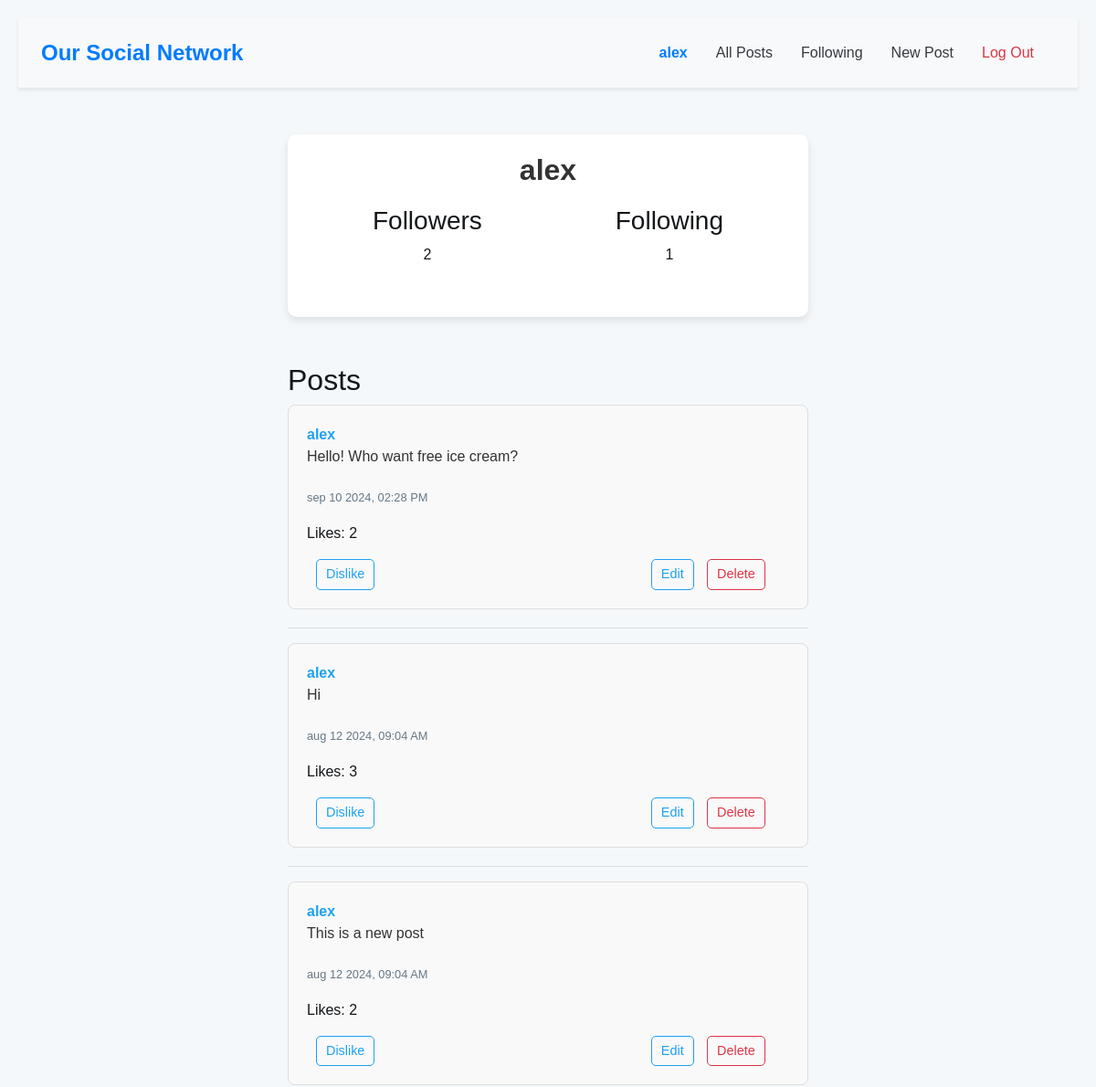
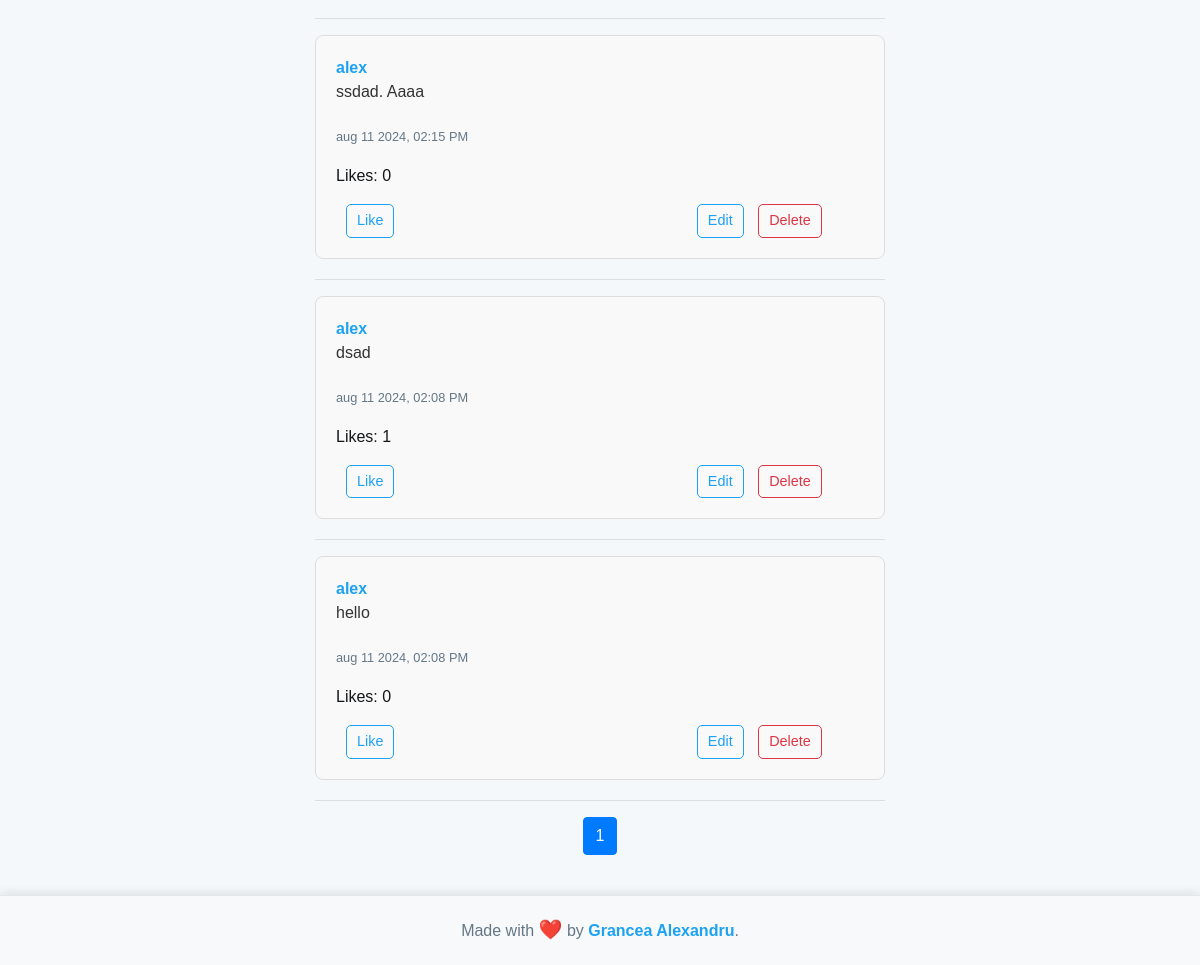
The page /profile/alex (signed in) on the database its author committed (2 pictures, top to bottom).
### network/models.py (models this page shows, shortened)
class User(AbstractUser):
    followers = models.ManyToManyField("self", blank=True, symmetrical=False, related_name="following")

class Post(models.Model):
    user = models.ForeignKey(User, on_delete=models.CASCADE, related_name="posts")
    content = models.TextField(blank=True)
    timestamp = models.DateTimeField(auto_now_add=True)
    likes = models.ManyToManyField(User, related_name="liked_posts")

### network/views.py (the view)
# urls.py: path("profile/<str:username>", views.profile, name="profile"),
def profile(request, username):
    profile_user = User.objects.get(username=username)
    posts = Post.objects.filter(user=profile_user).order_by('-timestamp')
    paginator = Paginator(posts, 10)
    page_number = request.GET.get('page')
    page_obj = paginator.get_page(page_number)
    return render(request, 'network/profile.html', {
        "profile_user": profile_user,
        'page_obj': page_obj,
        "actual_user": request.user
    })

### network/templates/network/profile.html (shortened to what this page needs)
{% extends "network/layout.html" %}
{% block body %}
    <div class="profile-container">
        <div class="profile-header">
            <h2 class="profile-username">{{ profile_user.username }}</h2>
            <div class="profile-stats">
                <div class="profile-stat">
                    <h3>Followers</h3>
                    <p>{{ profile_user.followers.count }}</p>
                </div>
                <div class="profile-stat">
                    <h3>Following</h3>
                    <p>{{ profile_user.following.count }}</p>
                </div>
            </div>
        </div>
    </div>
    <h2>Posts</h2>
    {% for post in page_obj %}
        <div class="post" id="post-{{ post.id }}">
            <a href="{% url 'profile' post.user.username %}">{{ post.user }}</a>
            <p class="post-content">{{ post.content }}</p>
            <p><small>{{ post.timestamp|date:"b d Y, h:i A" }}</small></p>
            <p class="likes-count">Likes: {{ post.likes.count }}</p>
            {% if request.user in post.likes.all %}
                <button class="btn btn-sm btn-outline-primary like-btn" data-post-id="{{ post.id }}">Dislike</button>
            {% else %}
                <button class="btn btn-sm btn-outline-primary like-btn" data-post-id="{{ post.id }}">Like</button>
            {% endif %}
                {% if post.user == request.user %}
                    <button class="btn btn-sm btn-outline-primary edit-btn" data-post-id="{{ post.id }}"> Edit </button>
                    <button class="btn btn-sm btn-outline-danger delete-btn" data-post-id="{{ post.id }}"> Delete </button>
                {% endif %}
        </div>
        <hr>
    {% endfor %}
    <nav aria-label="Page navigation">
        <ul class="pagination justify-content-center">
            {% for num in page_obj.paginator.page_range %}
                <li class="page-item {% if page_obj.number == num %}active{% endif %}">
                    <a class="page-link" href="?page={{ num }}">{{ num }}</a>
                </li>
            {% endfor %}
        </ul>
    </nav>
{% endblock %}

### network/templates/network/layout.html (shortened to what this page needs)
{% load static %}
<!DOCTYPE html>
<html lang="en">
    <head>
        <link rel="stylesheet" href="https://stackpath.bootstrapcdn.com/bootstrap/4.4.1/css/bootstrap.min.css">
        <link href="{% static 'network/styles.css' %}" rel="stylesheet">
    </head>
    <body>
        <div class="main-content">
            <nav class="navbar navbar-expand-lg navbar-light bg-light shadow-sm">
                <div class="container">
                    <a class="navbar-brand font-weight-bold text-primary" href="#">Our Social Network</a>
                    <div class="collapse navbar-collapse" id="navbarNav">
                        <ul class="navbar-nav ml-auto">
                            {% if user.is_authenticated %}
                                <li class="nav-item">
                                    <a class="nav-link font-weight-bold text-primary" href="{% url 'profile' user.username %}">{{ user.username }}</a>
                                </li>
                            {% endif %}
                            <li class="nav-item">
                                <a class="nav-link text-dark" href="{% url 'index' %}">All Posts</a>
                            </li>
                            {% if user.is_authenticated %}
                                <li class="nav-item">
                                    <a class="nav-link text-dark" href="{% url 'following' %}">Following</a>
                                </li>
                                <li class="nav-item">
                                    <a class="nav-link text-dark" href="{% url 'new_post' %}">New Post</a>
                                </li>
                                <li class="nav-item">
                                    <a class="nav-link text-danger" href="{% url 'logout' %}">Log Out</a>
                                </li>
                            {% endif %}
                        </ul>
                    </div>
                </div>
            </nav>
            <div class="body">
                {% block body %}
                {% endblock %}
            </div>
        </div>
        <footer class="footer">
            Made with <span class="heart">❤️</span> by <a href="#">Grancea Alexandru</a>.
        </footer>
    </body>
</html>

### network/static/network/styles.css (style rules this page uses)
body { font-family: 'Arial', sans-serif; background-color: #f5f8fa; color: #14171a; margin: 0; padding: 0; }
html, body { height: 100%; margin: 0; display: flex; flex-direction: column; }
.main-content { flex: 1; padding: 20px; }
.navbar { background-color: #f8f9fa !important; padding: 15px 0; border-bottom: 1px solid #e1e8ed; }
.navbar-brand { font-size: 1.5rem; font-weight: bold; color: #007bff !important; }
.nav-item { margin-right: 15px; }
.nav-link { font-size: 1rem; color: #343a40 !important; }
.nav-link.text-danger { color: #dc3545 !important; }
.navbar .nav-link.font-weight-bold { color: #007bff !important; }
.body { max-width: 600px; margin: 20px auto; padding: 0 15px; }
.post { background-color: #ffffff; border: 1px solid #e1e8ed; border-radius: 8px; padding: 15px; margin-bottom: 15px; }
.post a { color: #1da1f2; font-weight: bold; text-decoration: none; }
.post p { font-size: 1rem; line-height: 1.5; }
.post small { color: #657786; }
a { color: #1da1f2; }
.footer { text-align: center; padding: 20px; background-color: #f7f9fa; border-top: 1px solid #e1e8ed; font-family: 'Arial', sans-serif; color: #657786; position: relative; box-shadow: 0 -2px 10px rgba(0, 0, 0, 0.1); width: 100%; margin-top: auto; }
.footer a { color: #1da1f2; text-decoration: none; font-weight: bold; }
.footer .heart { color: #e0245e; animation: heartbeat 1.5s infinite; font-size: 1.2em; }
.post { padding: 20px; margin-bottom: 20px; background-color: #f9f9f9; border: 1px solid #ddd; border-radius: 8px; position: relative; }
.post-content { font-size: 1.1em; margin-bottom: 20px; color: #333; }
.btn { margin-left: 10px; padding: 5px 10px; font-size: 0.9em; border-radius: 5px; cursor: pointer; }
.btn-outline-primary { border-color: #1da1f2; color: #1da1f2; }
.profile-container { max-width: 600px; margin: 50px auto; padding: 20px; background-color: #fff; border-radius: 10px; box-shadow: 0 4px 8px rgba(0, 0, 0, 0.1); }
.profile-header { display: flex; flex-direction: column; align-items: center; text-align: center; }
.profile-username { font-size: 2em; font-weight: bold; margin-bottom: 20px; color: #333; }
.profile-stats { display: flex; justify-content: space-around; width: 100%; margin-bottom: 20px; }
.like-btn { margin-right: 18rem; }

### rows shown on the page
User: username "alex", followers.count "2", following.count "1"
Post: user "alex", content "Hello! Who want free ice cream?", timestamp "sep 10 2024, 02:28 PM", likes.count "2"
Post: user "alex", content "Hi", timestamp "aug 12 2024, 09:04 AM", likes.count "3"
Post: user "alex", content "This is a new post", timestamp "aug 12 2024, 09:04 AM", likes.count "2"
Post: user "alex", content "ssdad. Aaaa", timestamp "aug 11 2024, 02:15 PM", likes.count "0"
Post: user "alex", content "dsad", timestamp "aug 11 2024, 02:08 PM", likes.count "1"
Post: user "alex", content "hello", timestamp "aug 11 2024, 02:08 PM", likes.count "0"

### other values the page prints
{{ num }} "1"
